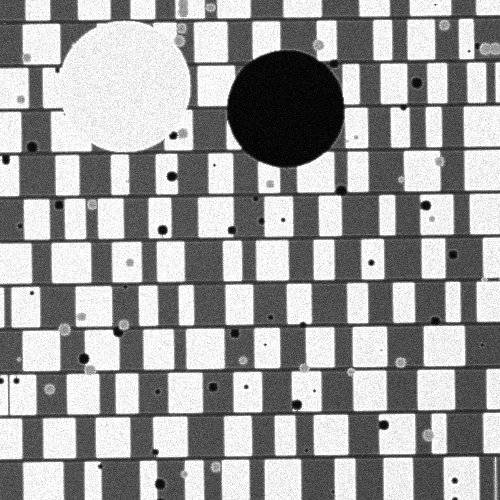
#> input picture data/ood_holdout/reference/mixed_logic_000.png, 500 x 500 px, given in place of 0000.png, which was not available
$ python debug_vishnu.py   (older library calls are emulated)
#> lines starting #> are read from the running program, lines starting #| are printed output that depends on the picture; pictures that were not available may be replaced by others from this repository, and a replacement may not be noted
#> in main, ref_img is the input picture: shape (500, 500); min 0, max 255, mean 158
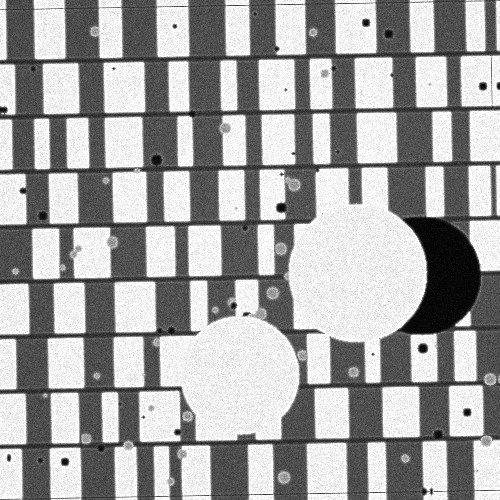
#> input picture data/ood_holdout/reference/mixed_logic_001.png, 500 x 500 px, given in place of 0000.png, which was not available
#> in main, search_img is the input picture: shape (500, 500); min 0, max 255, mean 164.3
### src/localization/enhanced_localizer.py
"""
Enhanced Localizer v6 - Incorporates best ideas from competitive analysis:

1. Adaptive Coarse Search (800x800 for large templates, skip for small)
2. NLMeans Denoising pre-processing
3. Structural Reranker: Variance similarity (0.4) + Gradient correlation (0.4) + Landmark overlay (0.2)
4. Wider rotation search: ±8° coarse (13 steps) -> ±1.5° fine (5 steps)
5. Gated reranker - only activates when needed
6. Peak-to-2nd-peak ambiguity detection
7. Sub-pixel quadratic refinement
"""

import cv2
import numpy as np
import time
from typing import List, Dict, Optional, Tuple
from dataclasses import dataclass

# ──────────────────────────────────────────────────────────────────────
# Data Classes
# ──────────────────────────────────────────────────────────────────────

@dataclass
class Candidate:
    x: float
    y: float
    score: float
    scale: float
    rotation: float
    coarse_score: float = 0.0
    fine_score: float = 0.0
    phase_response: float = 0.0
    structural_score: float = 0.0
    combined_score: float = 0.0

    def to_dict(self):
        return {
            "x": round(self.x, 2),
            "y": round(self.y, 2),
            "score": round(self.score, 4),
            "confidence": round(self.score, 4),
            "scale": round(self.scale, 4),
            "rotation_deg": round(self.rotation, 2),
            "phase_response": round(self.phase_response, 4),
            "structural_score": round(self.structural_score, 4),
            "combined_score": round(self.combined_score, 4),
        }

# ──────────────────────────────────────────────────────────────────────
# Image Pre-processing
# ──────────────────────────────────────────────────────────────────────

# [10 lines left out: function denoise_image, not called in this run]


def get_feature_map(img: np.ndarray) -> np.ndarray:
    """Combine grayscale intensity and Sobel gradient magnitude."""
    gx = cv2.Sobel(img, cv2.CV_32F, 1, 0, ksize=3)
    gy = cv2.Sobel(img, cv2.CV_32F, 0, 1, ksize=3)
    mag = cv2.magnitude(gx, gy)
    mag = mag / (mag.max() + 1e-6)
    combined = 0.6 * img.astype(np.float32) + 0.4 * mag
    return combined / (combined.max() + 1e-6)


def ncc_map(search: np.ndarray, template: np.ndarray) -> np.ndarray:
    """NCC via cv2.matchTemplate (TM_CCOEFF_NORMED)."""
    return cv2.matchTemplate(
        search.astype(np.float32),
        template.astype(np.float32),
        cv2.TM_CCOEFF_NORMED,
    )


# ──────────────────────────────────────────────────────────────────────
# Structural Reranker
# ──────────────────────────────────────────────────────────────────────

# [68 lines left out: functions compute_structural_score, structural_rerank_candidates, not called in this run]


# ──────────────────────────────────────────────────────────────────────
# NMS Peak Extraction
# ──────────────────────────────────────────────────────────────────────

def extract_nms_peaks(
    result: np.ndarray,
    threshold: float,
    min_dist: int = 15,
    max_peaks: int = 10,
    tw: int = 100,
    th: int = 100,
) -> List[Candidate]:
    """Extract local maxima from 2D NCC result map using spatial NMS."""
    peaks = []
    res_copy = result.copy()
    for _ in range(max_peaks):
        val = float(res_copy.max())
        if val < threshold:
            break
        py, px = np.unravel_index(res_copy.argmax(), res_copy.shape)
        peaks.append(Candidate(
            score=val,
            x=float(px + tw / 2.0),
            y=float(py + th / 2.0),
            scale=0.0,
            rotation=0.0,
        ))
        y0 = max(0, py - min_dist)
        y1 = min(res_copy.shape[0], py + min_dist + 1)
        x0 = max(0, px - min_dist)
        x1 = min(res_copy.shape[1], px + min_dist + 1)
        res_copy[y0:y1, x0:x1] = -1.0
    return peaks


# ──────────────────────────────────────────────────────────────────────
# Sub-pixel Quadratic Refinement
# ──────────────────────────────────────────────────────────────────────

def subpixel_refine_1d(arr: np.ndarray, idx: int) -> float:
    """Quadratic interpolation for sub-pixel peak location (1D)."""
    if idx <= 0 or idx >= len(arr) - 1:
        return float(idx)
    y0, y1, y2 = arr[idx - 1], arr[idx], arr[idx + 1]
    denom = (y0 - 2 * y1 + y2)
    if abs(denom) < 1e-6:
        return float(idx)
    offset = 0.5 * (y0 - y2) / denom
    return float(idx) + offset


def subpixel_refine_2d(result: np.ndarray, py: int, px: int) -> Tuple[float, float]:
    """Quadratic interpolation for sub-pixel peak location (2D)."""
    x_row = result[py, max(0, px-1):min(result.shape[1], px+2)]
    if len(x_row) == 3:
        sub_px = subpixel_refine_1d(x_row, 1)
    else:
        sub_px = float(px)

    y_col = result[max(0, py-1):min(result.shape[0], py+2), px]
    if len(y_col) == 3:
        sub_py = subpixel_refine_1d(y_col, 1)
    else:
        sub_py = float(py)

    return sub_px, sub_py


# ──────────────────────────────────────────────────────────────────────
# Phase Correlation Reranker (gated)
# ──────────────────────────────────────────────────────────────────────

# [37 lines left out: functions build_nominal_template, phase_rerank_candidates, not called in this run]


# ──────────────────────────────────────────────────────────────────────
# Gated Reranker Logic
# ──────────────────────────────────────────────────────────────────────

def should_rerank(nominal_side: int, candidates: List[Candidate], score_margin_threshold: float = 0.01, min_template_side: int = 60) -> bool:
    """Decide whether to invoke reranking (gated)."""
    if nominal_side < min_template_side:
        return False
    if len(candidates) < 2:
        return False
    margin = candidates[0].score - candidates[1].score
    return margin < score_margin_threshold


# ──────────────────────────────────────────────────────────────────────
# Main Enhanced Localizer (v6)
# ──────────────────────────────────────────────────────────────────────

def localize_v6(
    reference_img: np.ndarray,
    search_img: np.ndarray,
    nominal_downsample: float = 10.0,
    use_denoise: bool = False,
    denoise_method: str = "nlmeans",
    use_structural_rerank: bool = True,
    use_phase_rerank: bool = True,
    use_gated_rerank: bool = True,
    use_coarse_search: bool = True,
    return_debug: bool = False,
) -> Dict:
    """
    Enhanced v6 localizer combining competitive best practices.
    """
#> called with nominal_downsample = 10, use_denoise = False, denoise_method = 'nlmeans', use_structural_rerank = True, use_phase_rerank = True, use_gated_rerank = True, use_coarse_search = True, return_debug = True
    t0 = time.time()

    # Pre-processing
    if use_denoise:
        search_proc = denoise_image(search_img, denoise_method)
        ref_proc = denoise_image(reference_img, denoise_method)
    else:
        search_proc = search_img.astype(np.float32)
        if search_proc.max() > 1.5:
            search_proc = search_proc / 255.0
        ref_proc = reference_img.astype(np.float32)
        if ref_proc.max() > 1.5:
            ref_proc = ref_proc / 255.0

    # Feature maps for robust edge alignment
    search_feat = get_feature_map(search_proc)
    ref_feat = get_feature_map(ref_proc)
#> in get_feature_map (call 2), `gy = cv2.Sobel(img, cv2.CV_32F, 0, 1, ksize=3)`:
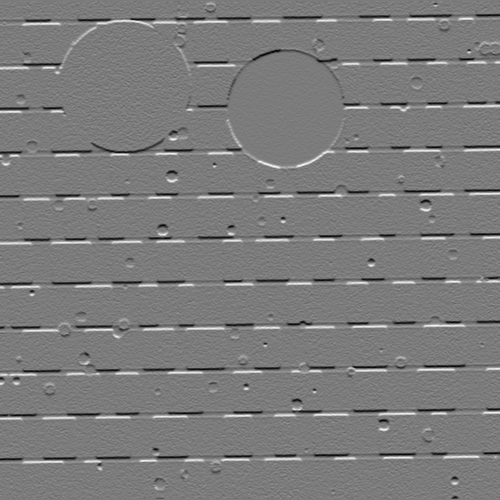
#> gy: shape (500, 500) float32; min -3.2, max 3.39, mean -0.00092; drawn with min black and max white
#> in get_feature_map (call 2), `combined = 0.6 * img.astype(np.float32) + 0.4 * mag`:
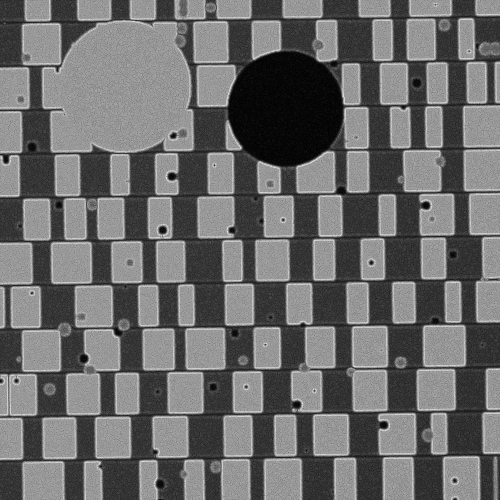
#> combined: shape (500, 500) float32; min 0, max 0.919, mean 0.423

    rh, rw = ref_proc.shape[:2]
#> rh = 500; rw = 500
    sh, sw = search_proc.shape[:2]
#> sh = 500; sw = 500

    # Nominal template at search resolution
    ref_dn = cv2.GaussianBlur(ref_proc, (0, 0), sigmaX=0.6)
    nominal_side = max(8, int(round(rw / nominal_downsample)))
#> nominal_side = 50
    nominal_templ = cv2.resize(ref_dn, (nominal_side, nominal_side), interpolation=cv2.INTER_AREA)
    nominal_templ_feat = get_feature_map(nominal_templ)

    # ─── Stage 1: Adaptive Coarse Search (only for larger templates) ───
    coarse_results = []

    # Only use coarse search if template is large enough (FinFET-style ~100px)
    # For small templates (DRAM ~30px), coarse downsampling destroys pattern structure
    min_coarse_template = 50

    if use_coarse_search and nominal_side >= min_coarse_template:
        search_coarse = cv2.resize(search_feat, (800, 800), interpolation=cv2.INTER_AREA)
        scale_coarse = 800.0 / 1000.0
        nominal_side_coarse = max(12, int(nominal_side * scale_coarse))
#> nominal_side_coarse = 40
        nominal_templ_coarse = cv2.resize(nominal_templ_feat, (nominal_side_coarse, nominal_side_coarse), interpolation=cv2.INTER_AREA)

        scales = np.linspace(0.088, 0.112, 4)
        coarse_rotations = np.linspace(-8.0, 8.0, 13)

        for s in scales:
            tw_c = max(12, int(rw * s * scale_coarse))
            th_c = max(12, int(rh * s * scale_coarse))
            if th_c >= 800 or tw_c >= 800:
                continue
            ref_ds = cv2.resize(ref_proc, (tw_c, th_c), interpolation=cv2.INTER_AREA)
            templ_base = get_feature_map(ref_ds)

            for rot in coarse_rotations:
                if abs(rot) > 0.05:
                    M = cv2.getRotationMatrix2D((tw_c / 2.0, th_c / 2.0), rot, 1.0)
                    templ = cv2.warpAffine(templ_base, M, (tw_c, th_c), borderMode=cv2.BORDER_REFLECT)
                else:
                    templ = templ_base

                res = ncc_map(search_coarse, templ)
                val = float(res.max())
                py, px = np.unravel_index(res.argmax(), res.shape)
                coarse_results.append({
                    'score': val,
                    'scale': s,
                    'rotation': rot,
                    'x': float(px / scale_coarse + tw_c / 2.0 / scale_coarse),
                    'y': float(py / scale_coarse + th_c / 2.0 / scale_coarse),
                })
#> this loop made 4 passes
#> tw_c on passes 2 to 4: 38, 41, 44
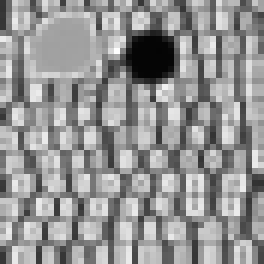
#> templ_base: shape (44, 44) float32 (shown 6 times larger); min 0.0195, max 1, mean 0.582
#> after the loop, coarse_results = 52 items

        coarse_results.sort(key=lambda r: -r['score'])
        top_coarse = coarse_results[:2] if len(coarse_results) >= 2 else coarse_results
#> top_coarse = 2 items
    else:
        # No coarse search - still do full multi-scale search at fine stage
        top_coarse = [{'scale': s, 'rotation': 0.0} for s in np.linspace(0.088, 0.112, 4)]

    # ─── Stage 2: Fine Angular Refinement at Full 1000x1000 ───
    search_full = cv2.GaussianBlur(search_feat, (3, 3), 0.5)
    all_candidates = []
    global_best = Candidate(x=sw/2, y=sh/2, score=-1, scale=0.10, rotation=0.0)

    for coarse in top_coarse:
        s = coarse['scale']
        best_rot = coarse['rotation']

        tw = max(10, int(rw * s))
        th = max(10, int(rh * s))
        if tw >= sw or th >= sh:
            continue
        ref_ds = cv2.resize(ref_proc, (tw, th), interpolation=cv2.INTER_AREA)
        templ_base = get_feature_map(ref_ds)
        templ_base = cv2.GaussianBlur(templ_base, (3, 3), 0.5)

        # Only do rotation search for templates >= 50px (FinFET); small DRAM templates don't benefit from rotation
        min_rot_template = 50
        if nominal_side >= min_rot_template:
            fine_rotations = np.linspace(best_rot - 1.5, best_rot + 1.5, 5)
        else:
            fine_rotations = [best_rot]  # Single angle (usually 0) for small templates

        for rot in fine_rotations:
            if abs(rot) > 0.05:
                M = cv2.getRotationMatrix2D((tw / 2.0, th / 2.0), rot, 1.0)
                templ = cv2.warpAffine(templ_base, M, (tw, th), borderMode=cv2.BORDER_REFLECT)
            else:
                templ = templ_base

            res = ncc_map(search_full, templ)
            val = float(res.max())

            if val > global_best.score:
                py, px = np.unravel_index(res.argmax(), res.shape)
                sub_px, sub_py = subpixel_refine_2d(res, py, px)
                global_best = Candidate(
                    score=val,
                    x=float(sub_px + tw / 2.0),
                    y=float(sub_py + th / 2.0),
                    scale=float(s),
                    rotation=float(rot),
                )

            t_thresh = max(0.25, val * 0.85)
            peaks = extract_nms_peaks(res, threshold=t_thresh, min_dist=15, max_peaks=10, tw=tw, th=th)
            for p in peaks:
                p.scale = float(s)
                p.rotation = float(rot)
                py, px = int(round(p.y - th/2)), int(round(p.x - tw/2))
                py = np.clip(py, 0, res.shape[0]-1)
                px = np.clip(px, 0, res.shape[1]-1)
                sub_px, sub_py = subpixel_refine_2d(res, py, px)
                p.x = float(sub_px + tw / 2.0)
                p.y = float(sub_py + th / 2.0)
            all_candidates.extend(peaks)
#> this loop made 2 passes
#> (s, best_rot, tw, th, min_rot_template, fine_rotations) on passes 1 to 2: (0.112, 4, 56, 56, 50, [2.5, 3.25, 4, 4.75, 5.5]), (0.112, 1.33, 56, 56, 50, [-0.167, 0.583, 1.33, 2.08, 2.83])
#> pass 1, in get_feature_map (call 8), `mag = cv2.magnitude(gx, gy)`:
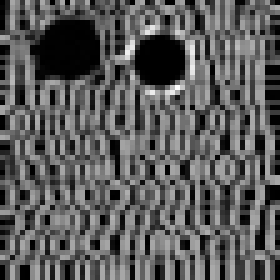
#> mag: shape (56, 56) float32 (shown 5 times larger); min 0, max 3.94, mean 1.42; drawn with min black and max white
#> after the loop:
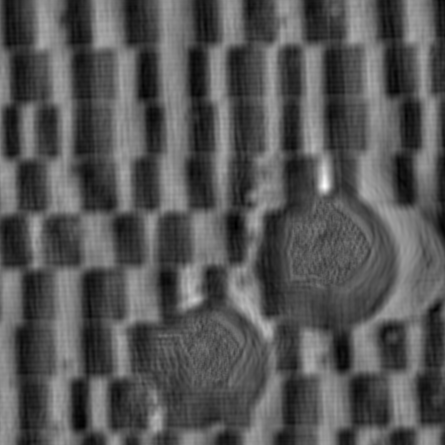
#> res: shape (445, 445) float32; min -0.221, max 0.429, mean -0.000771; drawn with min black and max white
#> after the loop:
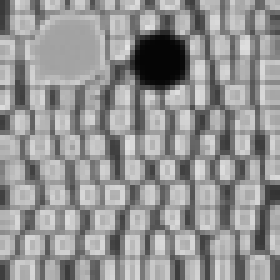
#> templ_base: shape (56, 56) float32 (shown 5 times larger); min 0.0201, max 0.899, mean 0.581
#> after the loop, all_candidates = 10 items

    # Deduplicate peaks
    all_candidates.sort(key=lambda p: -p.score)
    deduped = []
    for p in all_candidates:
        too_close = any(
            ((p.x - d.x) ** 2 + (p.y - d.y) ** 2) ** 0.5 < 15
            for d in deduped
        )
        if not too_close:
            deduped.append(p)
#> this loop made 10 passes
#> too_close on passes 1 to 10: False, True, True, True, True, True, True, True, True, True
#> after the loop, deduped = 1 item

    if not deduped:
        deduped = [global_best]

    # ─── Stage 3: Structural Reranking ───
    rerank_debug = {"reranked": False, "method": "none"}

    if use_structural_rerank and len(deduped) > 1:
        top_k = deduped[:min(5, len(deduped))]
        original_top = deduped[0]
        structural_rerank_candidates(top_k, search_proc, ref_proc, template_size=100)

        if top_k[0] is not original_top:
            rerank_debug["reranked"] = True
            rerank_debug["method"] = "structural"
            deduped = top_k + deduped[len(top_k):]

    # ─── Stage 4: Gated Phase Reranking ───
    if use_gated_rerank and use_phase_rerank:
        if should_rerank(nominal_side, deduped):
            phase_rerank_candidates(reference_img, search_img, deduped, nominal_downsample)
            rerank_debug["reranked"] = True
            prev_method = rerank_debug.get("method", "none")
            rerank_debug["method"] = prev_method + "_phase" if prev_method != "none" else "phase"
            rerank_debug["nominal_side"] = nominal_side
            rerank_debug["top1_score"] = deduped[0].score
            rerank_debug["top1_phase"] = deduped[0].phase_response

    # ─── Final Decision ───
    final = deduped[0]

    # Ambiguity detection (peak-to-2nd-peak ratio)
    if len(deduped) > 1:
        ambiguity_ratio = final.score / max(deduped[1].score, 1e-6)
    else:
        ambiguity_ratio = 10.0

    confidence = final.score * min(1.0, ambiguity_ratio / 2.0)
#> confidence = 0.433
    low_confidence_flag = confidence < 0.4 or ambiguity_ratio < 1.1
#> low_confidence_flag = False

    elapsed = time.time() - t0

    result = {
        "x": round(final.x, 2),
        "y": round(final.y, 2),
        "score": round(final.score, 4),
        "confidence": round(confidence, 4),
        "scale": round(final.scale, 4),
        "rotation_deg": round(final.rotation, 2),
        "ambiguity_ratio": round(ambiguity_ratio, 2),
        "low_confidence_flag": low_confidence_flag,
        "method": "V6",
        "runtime_ms": round(elapsed * 1000, 1),
    }

    if return_debug:
        result["debug"] = {
            "coarse_results": coarse_results[:5] if coarse_results else [{"note": "skipped - template too small"}],
            "num_candidates": len(deduped),
            "rerank": rerank_debug,
            "top_candidates": [c.to_dict() for c in deduped[:5]],
        }

    return result


# ──────────────────────────────────────────────────────────────────────
# Backwards Compatible Interface
# ──────────────────────────────────────────────────────────────────────

def localize(reference_img: np.ndarray, search_img: np.ndarray, nominal_downsample: float = 10.0) -> Dict:
    """Backwards-compatible entry point using V6."""
    return localize_v6(reference_img, search_img, nominal_downsample)

### src/debug_vishnu.py
#!/usr/bin/env python3
"""
Debug V6 on Vishnu's dataset - understand failure modes.
"""

import sys
import os
import json
import numpy as np
import cv2

sys.path.insert(0, os.path.join(os.path.dirname(__file__), '..'))
from src.localization.enhanced_localizer import localize_v6, ncc_map, get_feature_map, extract_nms_peaks, subpixel_refine_2d


def main():
    sample_id = 0
    ref_path = f"/tmp/competitor_analysis/vishnu_drift-sense/test_dataset/reference/{sample_id:04d}.png"
    search_path = f"/tmp/competitor_analysis/vishnu_drift-sense/test_dataset/search/{sample_id:04d}.png"

    ref_img = cv2.imread(ref_path, cv2.IMREAD_GRAYSCALE)
    search_img = cv2.imread(search_path, cv2.IMREAD_GRAYSCALE)

    # Run with debug
    result = localize_v6(ref_img, search_img, nominal_downsample=10.0, return_debug=True)
#> result = 11 items

    print(f"Result: {result}")
#> (printed output is left out)
    print(f"\nDebug info:")
    if 'debug' in result:
        for k, v in result['debug'].items():
            if k == 'top_candidates':
                print(f"  {k}:")
                for i, c in enumerate(v):
                    print(f"    {i}: x={c['x']:.1f}, y={c['y']:.1f}, score={c['score']:.4f}, phase={c.get('phase_response', 'N/A')}")
            else:
                print(f"  {k}: {v}")
#> this loop made 4 passes
#> (k, v) on passes 2 to 3: ('num_candidates', 1), ('rerank', {'reranked': False, 'method': 'none'})
#> (printed output is left out)


if __name__ == "__main__":
    main()
